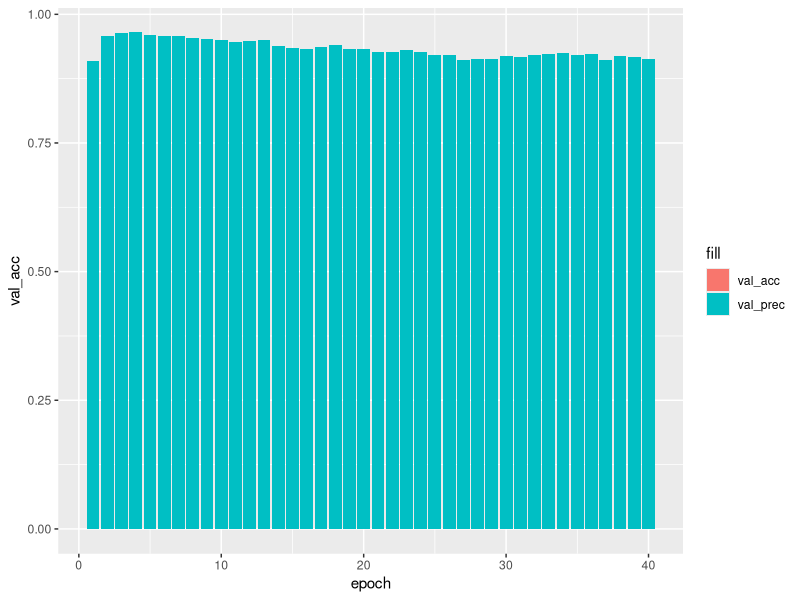
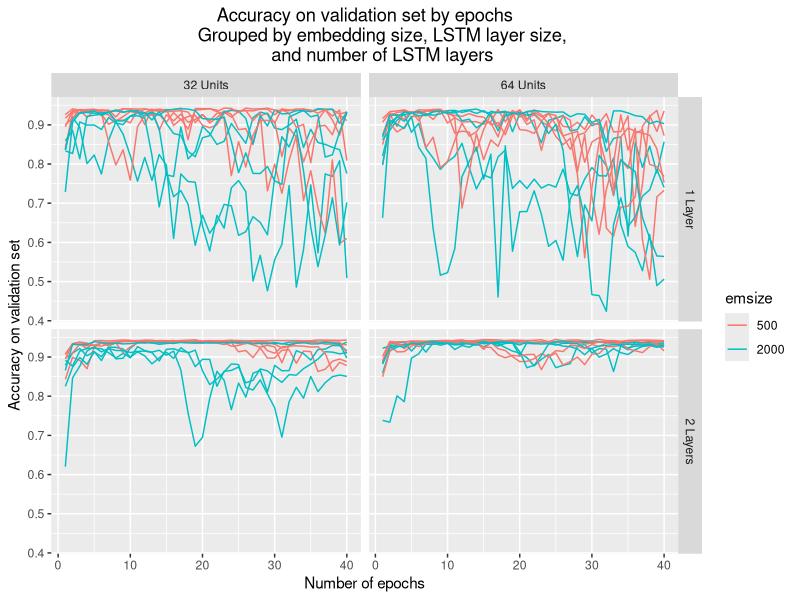

The R source for these figures, in order: (Note: this script raises an error after producing the figures.)
library(tidyverse)

param.summ <- read_csv('results/hyperparameter/summary.txt')
param.summ$emsize <- as.factor(param.summ$emsize)
param.summ$nhid <- as.factor(param.summ$nhid)
param.summ$nlayers <- as.factor(param.summ$nlayers)
summary(param.summ)

ggplot(param.summ) +
  geom_bar(aes(epoch, val_acc, fill="val_acc"), stat='summary', fun.y='mean') +
  geom_bar(aes(epoch, val_prec, fill="val_prec"), stat='summary', fun.y='mean')

## accuracy  
labels_layers <- c('1'="1 Layer", '2'="2 Layers")
labels_hid <- c('32'="32 Units", '64'="64 Units")

ggplot(param.summ, aes(x=epoch, y=val_acc, color=emsize, group=interaction(condition,run))) +
  geom_line() +
  facet_grid(nlayers ~ nhid, labeller=labeller(nlayers=labels_layers,
                                               nhid=labels_hid)) +
  labs(title='Accuracy on validation set by epochs
       Grouped by embedding size, LSTM layer size,
       and number of LSTM layers',
       x='Number of epochs',
       y='Accuracy on validation set') +
  theme(plot.title = element_text(hjust = 0.5)) +
  # ggsave('analysis/charts/epoch-val_acc_facets.pdf', device='pdf')
  ggsave('analysis/charts/epoch-val_acc_facets.jpeg', device='jpeg')
  
ggplot(param.summ, aes(x=epoch)) +
  stat_summary(aes(y=val_acc, color=nhid), fun.y='mean', geom='line')

ggplot(param.summ, aes(x=epoch)) +
  stat_summary(aes(y=val_acc, color=nlayers), fun.y='mean', geom='line')+
  labs(title='Mean accuracy on validation set by epochs
       Ignoring Speaker Info',
       x='Number of epochs',
       y='Accuracy on validation set') +
  theme(plot.title = element_text(hjust = 0.5)) +
  # ggsave('analysis/charts/epoch-val_acc_nlayers.pdf', device='pdf')
  ggsave('analysis/charts/epoch-val_acc_nlayers.jpeg', device='jpeg')

## loss
ggplot(param.summ, aes(x=epoch)) +
  stat_summary(aes(y=val_loss, color=emsize), fun.y='mean', geom='line') +
  ggsave('analysis/charts/epoch-val_loss-emsize.pdf', device='pdf')

ggplot(param.summ, aes(x=epoch)) +
  stat_summary(aes(y=val_loss, color=nhid), fun.y='mean', geom='line') +
  ggsave('analysis/charts/epoch-val_loss-nhid.pdf', device='pdf')

ggplot(param.summ, aes(x=epoch)) +
  stat_summary(aes(y=val_loss, color=nlayers), fun.y='mean', geom='line') +
  ggsave('analysis/charts/epoch-val_loss-nlayers.pdf', device='pdf')

## f-score
ggplot(param.summ, aes(x=epoch)) +
  stat_summary(aes(y=val_f, color=emsize), fun.y='mean', geom='line') +
  ggsave('analysis/charts/epoch-val_f-emsize.pdf', device='pdf')

ggplot(param.summ, aes(x=epoch)) +
  stat_summary(aes(y=val_f, color=nhid), fun.y='mean', geom='line') +
  ggsave('analysis/charts/epoch-val_f-nhid.pdf', device='pdf')

ggplot(param.summ, aes(x=epoch)) +
  stat_summary(aes(y=val_f, color=nlayers), fun.y='mean', geom='line') +
  ggsave('analysis/charts/epoch-val_f-nlayers.pdf', device='pdf')



## training loss
ggplot(param.summ, aes(x=epoch)) +
  stat_summary(aes(y=train_loss, color=emsize), fun.y='mean', geom='line') +
  ggsave('analysis/charts/epoch-train_loss-emsize.pdf', device='pdf')

ggplot(param.summ, aes(x=epoch)) +
  stat_summary(aes(y=train_loss, color=nhid), fun.y='mean', geom='line') +
  ggsave('analysis/charts/epoch-train_loss-nhid.pdf', device='pdf')

ggplot(param.summ, aes(x=epoch)) +
  stat_summary(aes(y=train_loss, color=nlayers), fun.y='mean', geom='line') +
  ggsave('analysis/charts/epoch-train_loss-nlayers.pdf', device='pdf')



ggplot(param.summ) +
  geom_bar(aes(emsize, epoch_time), stat='summary', fun.y='mean')

ggplot(param.summ) +
  geom_bar(aes(nlayers, epoch_time), stat='summary', fun.y='mean')

################### ALSO INCLUDE SPEAKER ############################

param.summ.optimal <- subset(param.summ, nhid=='64' & emsize=='500' & nlayers=='2')

param.summ.speaker <- read_csv('results/include_speaker/summary.txt')
param.summ.speaker <- merge(param.summ.optimal, param.summ.speaker, all=TRUE)
param.summ.speaker$emsize <- as.factor(param.summ.speaker$emsize)
param.summ.speaker$nhid <- as.factor(param.summ.speaker$nhid)
param.summ.speaker$nlayers <- as.factor(param.summ.speaker$nlayers)
summary(param.summ.speaker)

## accuracy  
spkr.acc = ggplot(param.summ.speaker, aes(x=epoch)) +
   stat_summary(aes(y=val_acc, color=ignore_speaker), fun.y='mean', geom='line') +
  labs(title='Accuracy',
       x='Number of epochs',
       y='Mean proportion correct\non validation set',
       color='Use speaker info') +
  scale_color_manual(labels = c("Yes", "No"), values = c("#F8766D", "#00BFC4")) +
  theme(plot.title = element_text(hjust = 0.5))

## loss
spkr.loss = ggplot(param.summ.speaker, aes(x=epoch)) +
  stat_summary(aes(y=val_loss, color=ignore_speaker), fun.y='mean', geom='line') +
  labs(title='Loss',
     x='Number of epochs',
     y='Mean loss\non validation set',
     color='Use speaker info') +
  scale_color_manual(labels = c("Yes", "No"), values = c("#F8766D", "#00BFC4")) +
  theme(plot.title = element_text(hjust = 0.5))

## f-score
spkr.f = ggplot(param.summ.speaker, aes(x=epoch)) +
  stat_summary(aes(y=val_f, color=ignore_speaker), fun.y='mean', geom='line') +
  labs(title='F-Score',
       x='Number of epochs',
       y='Mean F-score\non validation set',
       color='Use speaker info') +
  scale_color_manual(labels = c("Yes", "No"), values = c("#F8766D", "#00BFC4")) +
  theme(plot.title = element_text(hjust = 0.5))

ggsave("analysis/charts/spkr/epoch-val-acc.jpeg", spkr.acc + guides(color=FALSE), width=2.25, height=2)
ggsave("analysis/charts/spkr/epoch-val-f.jpeg", spkr.f + guides(color=FALSE), width=2.25, height=2)
ggsave("analysis/charts/spkr/epoch-val-loss.jpeg", spkr.loss, width=3.375, height=2)


################### PARTIAL CONTEXT ############################

# speaker info does better, so let's update param.sum.optimal to reflect that
param.summ.optimal <- subset(param.summ.speaker, ignore_speaker=='False')
param.summ.optimal$full_context = rep('True',nrow(param.summ.optimal))

param.summ.context <- read_csv('results/partial_context/summary.txt')
param.summ.context <- merge(param.summ.context, param.summ.optimal, all=TRUE)

## accuracy  
cont.acc = ggplot(param.summ.context, aes(x=epoch)) +
  aes(y=val_acc, color=full_context, group=save) + geom_line() +
  labs(title='Accuracy',
       x='Number of epochs',
       y='Proportion correct\non validation set') +
  theme(plot.title = element_text(hjust = 0.5))

## loss
cont.loss = ggplot(param.summ.context, aes(x=epoch)) +
  aes(y=val_loss, color=full_context, group=save) + geom_line() +
  labs(title='Loss',
       x='Number of epochs',
       y='Loss\non validation set') +
  theme(plot.title = element_text(hjust = 0.5))

## f-score
cont.f = ggplot(param.summ.context, aes(x=epoch)) +
  aes(y=val_f, color=full_context, group=save) + geom_line() +
  labs(title='F-score',
       x='Number of epochs',
       y='F-score\non validation set',
       color='Amount of context') +
  theme(plot.title = element_text(hjust = 0.5))

ggsave("analysis/charts/context/epoch-val-acc.jpeg", cont.acc + guides(color=FALSE), width=2.25, height=2)
ggsave("analysis/charts/context/epoch-val-f.jpeg", cont.f + guides(color=FALSE), width=2.25, height=2)
ggsave("analysis/charts/context/epoch-val-loss.jpeg", cont.loss + labs(color='Amount of context') + scale_color_manual(labels = c("Current utterance", "Full discourse"), values = c("#F8766D", "#00BFC4")), width=3.375, height=2)

################### RNN COMPARISON ############################

param.summ.rnn <- read_csv('results/rnns/summary.txt')
param.summ.rnn <- merge(param.summ.rnn, param.summ.optimal, all=TRUE)
param.summ.rnn <- subset(param.summ.rnn, model != 'RNN_RELU') # These units don't report loss for some reason

## accuracy 
rnn.acc = ggplot(param.summ.rnn, aes(x=epoch)) +
  aes(y=val_acc, color=model, group=save) + geom_line() +
  labs(title='Accuracy',
       x='Number of epochs',
       y='Proportion correct\non validation set') +
  theme(plot.title = element_text(hjust = 0.5))

## loss
rnn.loss = ggplot(param.summ.rnn, aes(x=epoch)) +
  aes(y=val_loss, color=model, group=save) + geom_line() +
  labs(title='Loss',
       x='Number of epochs',
       y='Loss\non validation set') +
  theme(plot.title = element_text(hjust = 0.5))

## f-score
rnn.f = ggplot(param.summ.rnn, aes(x=epoch)) +
  aes(y=val_f, color=model, group=save) + geom_line() +
  labs(title='F-score',
       x='Number of epochs',
       y='F-score\non validation set') +
  theme(plot.title = element_text(hjust = 0.5))

ggsave("analysis/charts/rnn/epoch-val-acc.jpeg", rnn.acc + guides(color=FALSE), width=2.25, height=2)
ggsave("analysis/charts/rnn/epoch-val-f.jpeg", rnn.f + guides(color=FALSE), width=2.25, height=2)
ggsave("analysis/charts/rnn/epoch-val-loss.jpeg", rnn.loss + labs(color='Recurrent Unit Type'), width=3.375, height=2)
